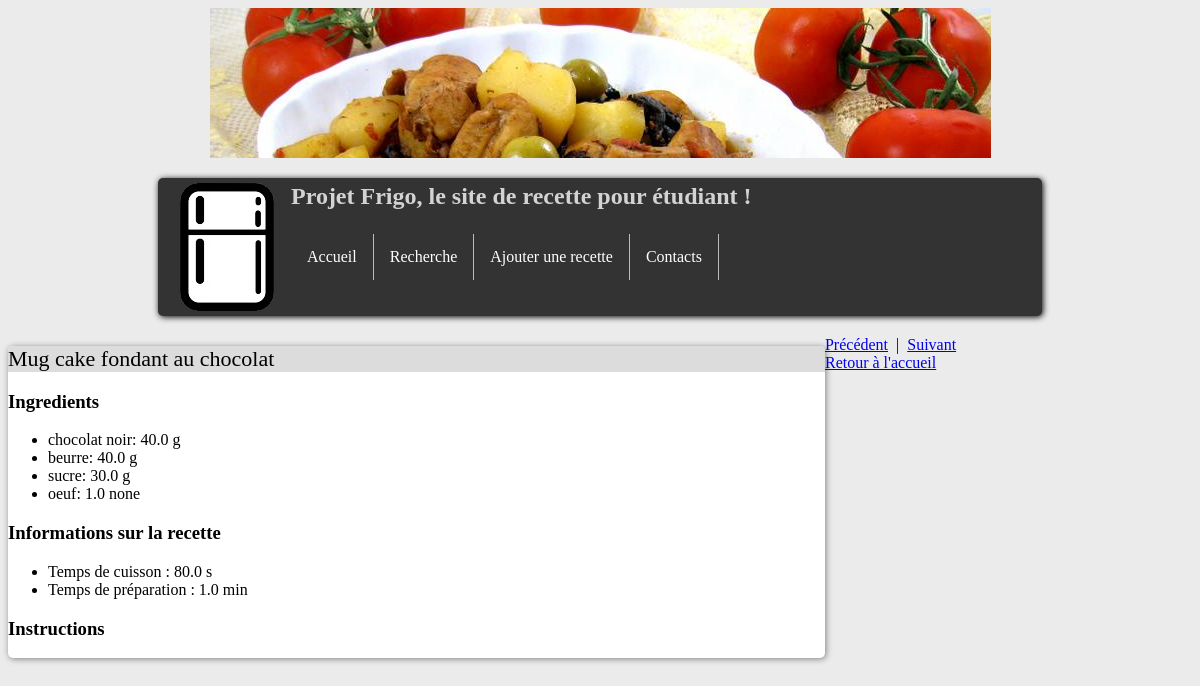
Page /fridgeApp/recipe/6 on the committed database.
### fridgeApp/models.py (models this page shows, shortened)
class Recipe(models.Model):
    recipe_text = models.CharField(max_length = 200)
    pub_date = models.DateTimeField('date published')
    category = models.CharField(max_length = 200)

class Ingredient(models.Model):
    recipe = models.ForeignKey(Recipe, on_delete=models.CASCADE)
    ingredient_text = models.CharField(max_length = 50)
    quantity = models.FloatField()
    unit = models.CharField(max_length = 30)
    category = models.CharField(max_length = 200)

class Cook_information(models.Model):
    recipe = models.ForeignKey(Recipe, on_delete=models.CASCADE)
    information_text = models.CharField(max_length = 200)
    value = models.FloatField()
    value_unit = models.CharField(max_length = 30)

### fridgeApp/views.py (the view)
# urls.py: url(r'^recipe/(?P<recipe_id>[0-9]+)$', views.recipe, name='recipe'),
def recipe(request, recipe_id):
    recipe = get_object_or_404(Recipe, pk = recipe_id)
    return render(request, 'fridgeApp/recipe.html', locals())

### fridgeApp/templates/fridgeApp/recipe.html (shortened to what this page needs)
{% load static %}
<body>
	{% include "fridgeApp/includes/tabs.html" with active_tab='None' %}
	<section>
	<div class="title">{{ recipe.recipe_text }}</div>
	<h3> Ingredients </h3>
	<ul>
	{% for ingredient in recipe.ingredient_set.all %}
		<li> {{ingredient.ingredient_text}}: {{ingredient.quantity}} {{ingredient.unit}} </li>
	{% endfor %}
	</ul>
	<h3> Informations sur la recette </h3>
	<ul>
	{% for info in recipe.cook_information_set.all %}
		<li> {{info.information_text}} :
		{% if info.value != 0 and info.value_unit == 'none' %}
			{{info.value|stringformat:"d"}}
		{% else %}
			{% if info.value != 0 %} {{info.value}} {% endif %}
			{% if info.value_unit != 'none' %} {{info.value_unit}} {% endif %} </li>
		{% endif %}
	{% endfor %}
	</ul>
	<h3> Instructions </h3>
	</section>
	<footer>
    <a href="{%url 'fridgeApp:recipe' recipe.id|add:-1%}">Précédent</a>&nbsp; |&nbsp;
	<a href="{%url 'fridgeApp:recipe' recipe.id|add:'1'%}">Suivant</a> <br/>
	<a href="{%url 'fridgeApp:home'%}">Retour à l'accueil</a>
	</footer>
</body>

### fridgeApp/static/fridgeApp/stylesheet.css (style rules this page uses)
body { background-color: rgb(235,235,235); }
section { float: left; background-color: white; border-radius: 5px; box-shadow: 1px 1px 6px gray; width: 69%; margin: 10px 0px 10px 0px; }
section .title { background-color: rgb(220,220,220); border-bottom-width: 1px; border-radius: 5px 5px 0px 0px; border-color: black; font-size: 22px; }

### rows in the picture
Recipe: recipe_text "Mug cake fondant au chocolat"
Ingredient: ingredient_text "chocolat noir", quantity "40.0", unit "g"
Ingredient: ingredient_text "beurre", quantity "40.0", unit "g"
Ingredient: ingredient_text "sucre", quantity "30.0", unit "g"
Ingredient: ingredient_text "oeuf", quantity "1.0", unit "none"
Cook_information: information_text "Temps de cuisson", value "80.0", value_unit "s"
Cook_information: information_text "Temps de préparation", value "1.0", value_unit "min"
